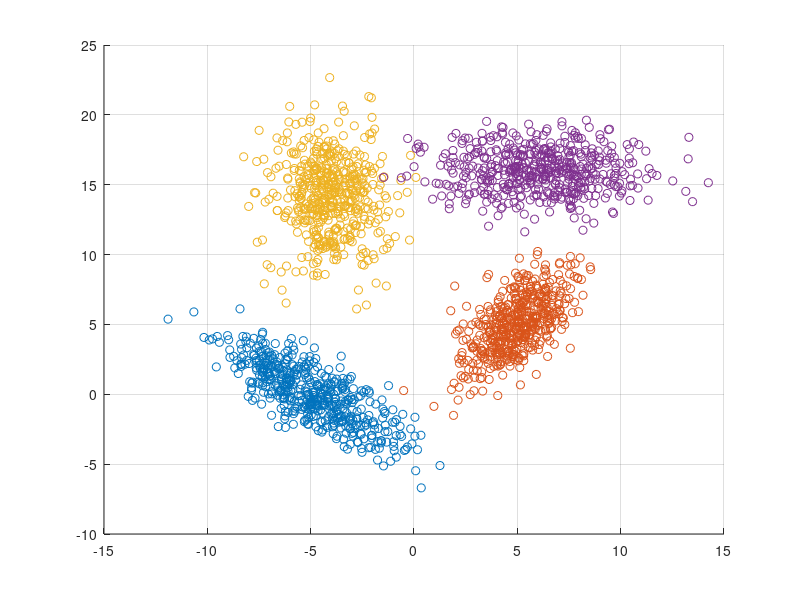

The MATLAB script that drew this image:
% Data generation
clear
clc


n = 500;
mean1 =  [-5, 0];
mean2 = [5, 5];
mean3 = [-4, 14];
mean4 = [6, 16];

R1 = [8, 0; 0, 1];
R2 = [5, 0; 0, 1];
R3 = [2, 0; 0, 6];
R4 = [6, 0; 0, 2];

theta1 = -45;
Q1 = [cosd(theta1), -sind(theta1); sind(theta1), cosd(theta1)];

theta2 = 60;
Q2 = [cosd(theta2), -sind(theta2); sind(theta2), cosd(theta2)];

theta3 = 0;
Q3 = [cosd(theta3), -sind(theta3); sind(theta3), cosd(theta3)];

theta4 = 0;
Q4 = [cosd(theta4), -sind(theta4); sind(theta4), cosd(theta4)];

C1 = Q1 * R1 * inv(Q1);
C2 = Q2 * R2 * inv(Q2);
C3 = Q3 * R3 * inv(Q3);
C4 = Q4 * R4 * inv(Q4);

data_set1 = mvnrnd(mean1, C1, n);
data_set2 = mvnrnd(mean2, C2, n);
data_set3 = mvnrnd(mean3, C3, n);
data_set4 = mvnrnd(mean4, C4, n);

oneCol = ones(n, 1);
twoCol = oneCol + 1;
threeCol = twoCol + 1;
fourCol = threeCol + 1;

fh(1) = figure(1);
clf(fh(1));
scatter(data_set1(:,1), data_set1(:,2));
grid
hold on
scatter(data_set2(:,1), data_set2(:,2));
scatter(data_set3(:,1), data_set3(:,2));
scatter(data_set4(:,1), data_set4(:,2));

data_set1 = [data_set1, oneCol];
data_set2 = [data_set2, twoCol];
data_set3 = [data_set3, threeCol];
data_set4 = [data_set4, fourCol];

data_set = [data_set1; data_set2; data_set3; data_set4];
% CC = cov(data_set)
% [V,D] = eig(CC)

DS = data_set(randperm(size(data_set, 1)), :);
save("DS2.mat", "DS");